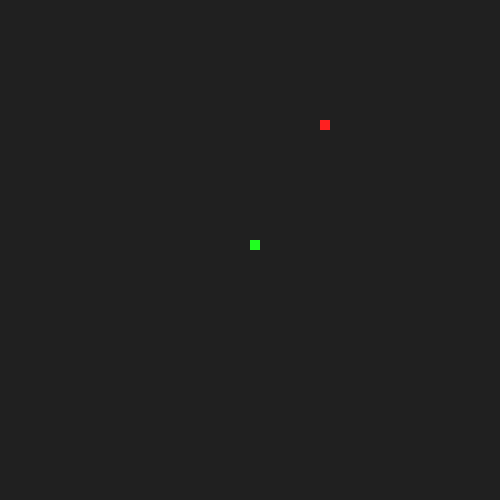
Frame 1 (no input)
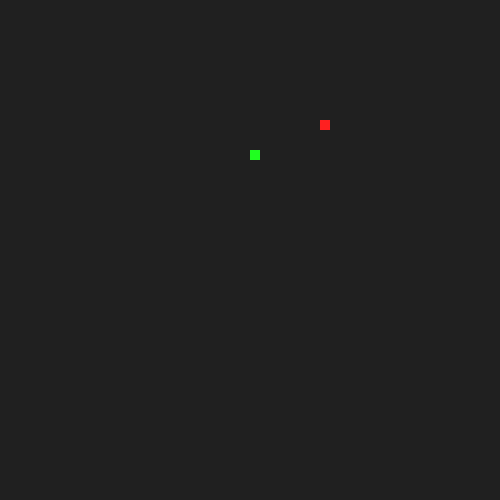
Frame 60 (the mouse pressed at the canvas centre just before this capture)
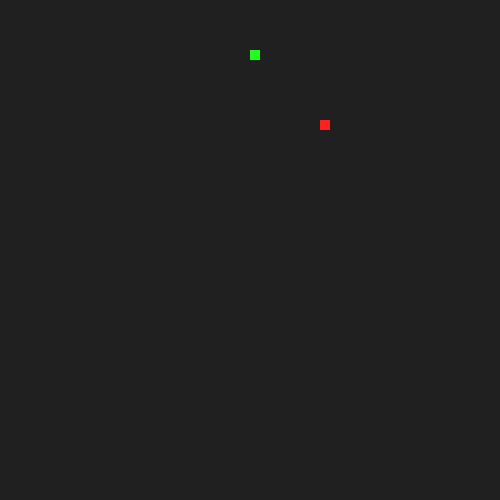
Frame 120 (the mouse held since frame 60 and released just before this capture)

The Processing sketch that drew these frames (run headless with seeded random() and noise(); from frame 60 on, the mouse is pressed at the canvas centre):

// Processing sketch: LeagueSnake
// ── LeagueSnake.pde
//*
// ***** SEGMENT CLASS *****
// This class will be used to represent each part of the moving snake.
//*

class Segment {

//Add x and y member variables. They will hold the corner location of each segment of the snake.
  int x;
  int y;
  
// Add a constructor with parameters to initialize each variable.
  Segment(int x, int y){
    this.x = x;
    this.y = y;
  }

}


//*
// ***** GAME VARIABLES *****
// All the game variables that will be shared by the game methods are here
//*
Segment head;
int foodX;
int foodY;
int direction = UP;
int lengthOfSnake = 0;
ArrayList<Segment> tailList = new ArrayList<Segment>();




//*
// ***** SETUP METHODS *****
// These methods are called at the start of the game.
//*

void setup() {
  size(500,500);
  head = new Segment(250, 250);
  frameRate(20);
  dropFood();
  noStroke();
  //tailList.add(new Segment(head.x, head.y));
}

void dropFood() {
  //Set the food in a new random location
  foodX = ((int)random(50)*10);
  foodY = ((int)random(50)*10);
    
}



//*
// ***** DRAW METHODS *****
// These methods are used to draw the snake and its food 
//*

void draw() {
  background(#202020);
  drawFood();
  move();
  drawSnake();
  manageTail();
  drawTail();
  eat();
}

void drawFood() {
  //Draw the food
  fill(#FF2020);
  rect(foodX, foodY, 10, 10);
}

void drawSnake() {
  //Draw the head of the snake followed by its tail
  fill(#20FF20);
  rect(head.x, head.y, 10, 10);
}


//*
// ***** TAIL MANAGEMENT METHODS *****
// These methods make sure the tail is the correct length.
//*

void drawTail() {
  //Draw each segment of the tail 
  if (lengthOfSnake > 0){
  for (int i = 0; i < lengthOfSnake; i++){
    rect(tailList.get(i).x, tailList.get(i).y, 10, 10);
  }
  }

}

void manageTail() {
  checkTailCollision();
  drawTail();
  //After drawing the tail, add a new segment at the "start" of the tail and remove the one at the "end" 
  tailList.add(new Segment(head.x, head.y));
  tailList.remove(0);
  //This produces the illusion of the snake tail moving.
  
}

void checkTailCollision() {
  //If the snake crosses its own tail, shrink the tail back to one segment
  for (int i = 0; i < lengthOfSnake; i++){
   if (head.x == tailList.get(i).x && head.y == tailList.get(i).y){
     print("DEATH ");
     lengthOfSnake = 0;
     tailList = new ArrayList<Segment>();
     tailList.add(new Segment(head.x, head.y));
   }
  }
}



//*
// ***** CONTROL METHODS *****
// These methods are used to change what is happening to the snake
//*

void keyPressed() {
  //Set the direction of the snake according to the arrow keys pressed
  if (key == CODED) {
    if (keyCode == UP && direction != DOWN) {
      direction = UP;
    }
    if (keyCode == DOWN && direction != UP) {
      direction = DOWN;
    }
    if (keyCode == RIGHT && direction != LEFT) {
      direction = RIGHT;
    }
    if (keyCode == LEFT && direction != RIGHT) {
      direction = LEFT;
    }
  }
}

void move() {
  //Change the location of the Snake head based on the direction it is moving.
  
    
  switch(direction) {
  case UP:
    // move head up here
    head.y = head.y - 10;
    break;
  case DOWN:
    head.y = head.y + 10;
    break;
  case LEFT:
   head.x = head.x - 10;
    break;
  case RIGHT:
    head.x = head.x + 10;
    break;
  }
  checkBoundaries(); 
  
}

void checkBoundaries() {
 //If the snake leaves the frame, make it reappear on the other side
  if (head.x > width - 10){
    head.x = 0;
  }
  if (head.x < 0){
    head.x = width - 10;
  }
  if (head.y > height - 10){
    head.y = 0;
  }
  if (head.y < 0){
    head.y = height - 10;
  }
  
}



void eat() {
  //When the snake eats the food, its tail should grow and more food appear
  if (head.x == foodX && head.y == foodY){
    dropFood();
    ++lengthOfSnake;
    tailList.add(new Segment(head.x, head.y));
  }
}
